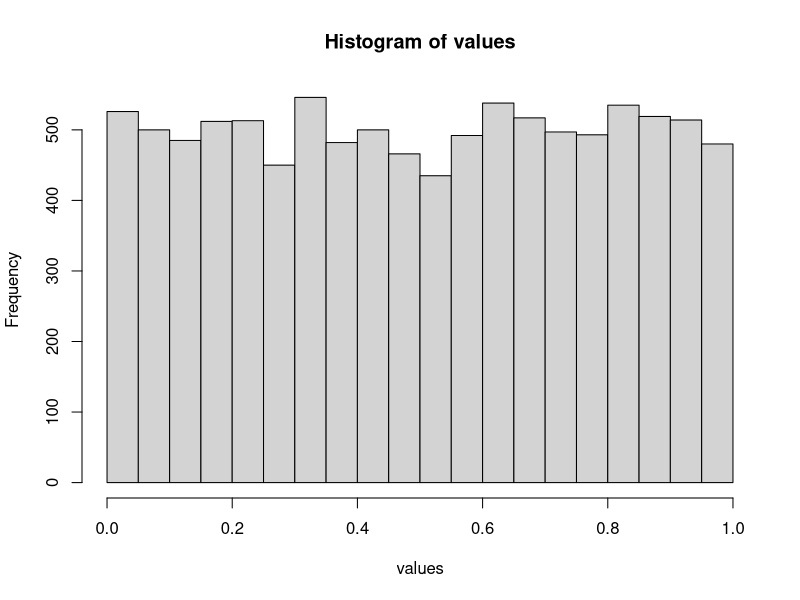
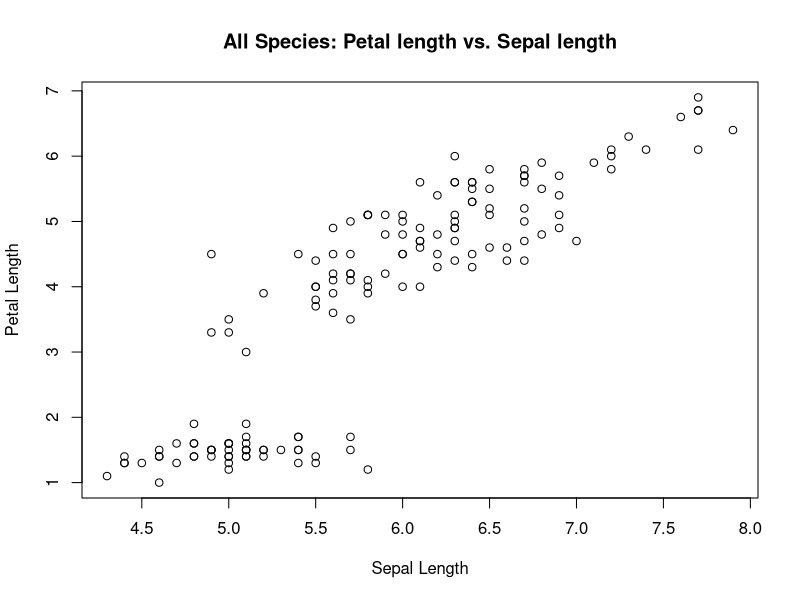
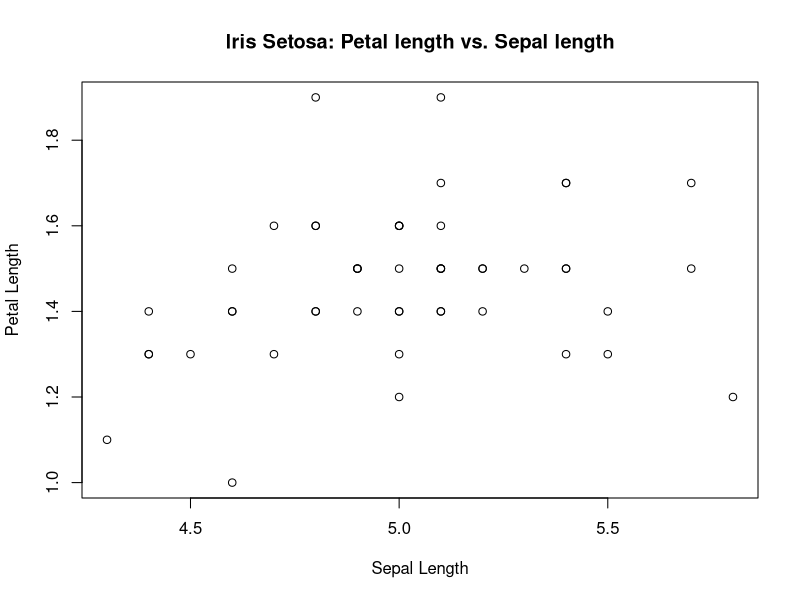
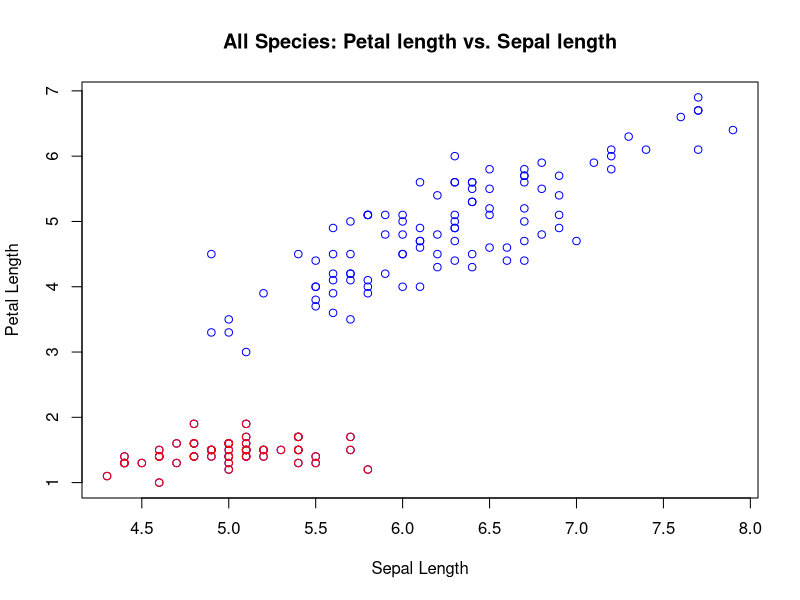
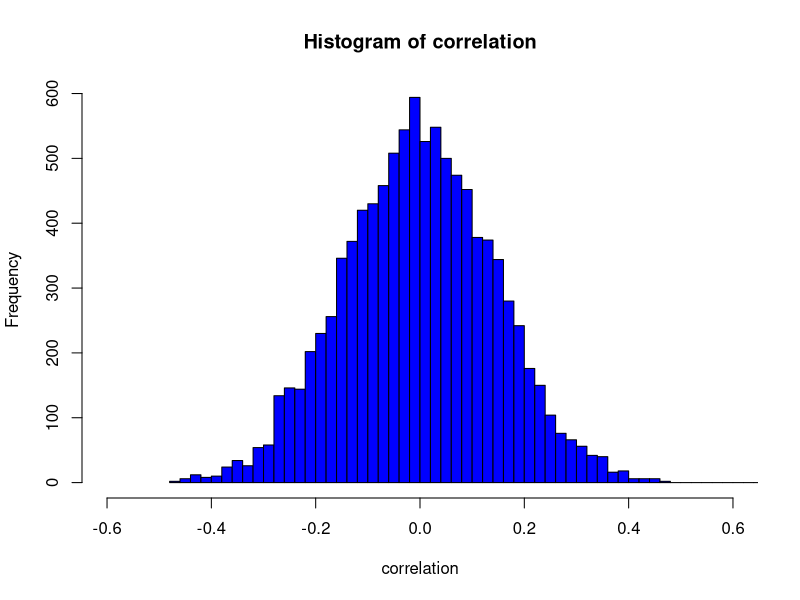
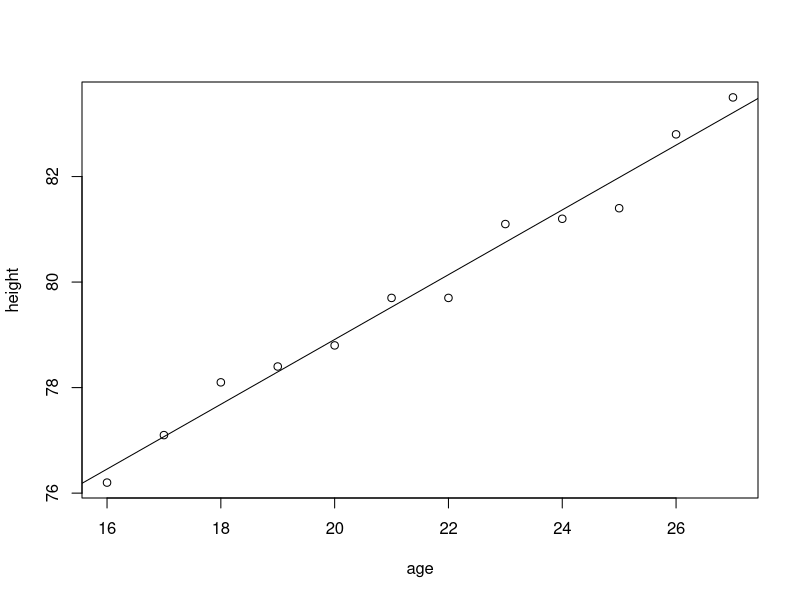
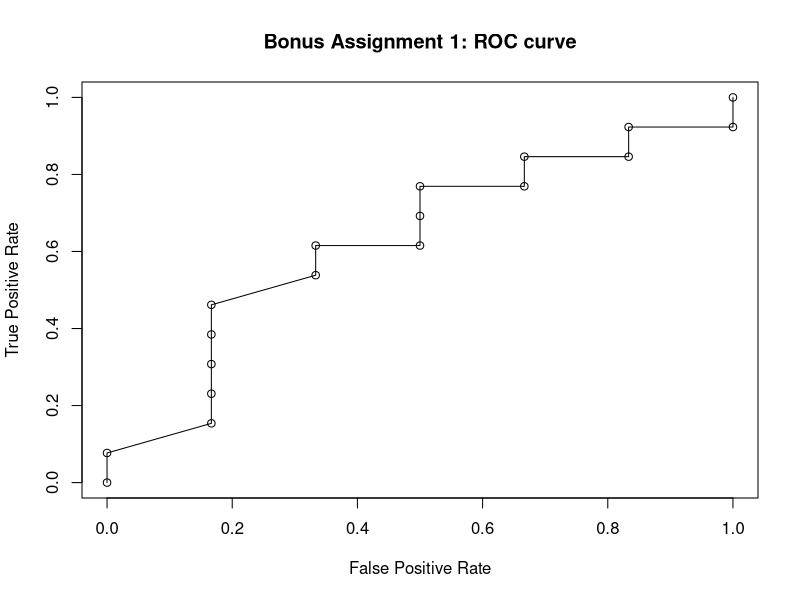

R code for these plots, in order:
# 1a
metrics <- function(values) {
  print(mean(values))
  print(median(values))
  print(var(values))
}
 
print("-- 1a --")
values <- c(0.03, 0.04, 0.05, 0.49, 0.50, 0.59, 0.66, 0.72, 0.83, 1.17)
metrics(values)

#1b
print("-- 1b --")
metrics(runif(100, 0, 2))

#1c
values = runif(10000, 0, 1)
hist(values, breaks=20)

#2
print("-- 2 --")
geyser_metrics <- function(values) {
  print(min(values))
  print(max(values))
  mean <- mean(values) 
  print(mean)
  median <- median(values)
  print(median)
  print(abs(mean - median))
}

geyser_metrics(faithful$eruptions)
geyser_metrics(faithful$waiting)

#3a
print("-- 3a --")
library("plyr") 

iris = read.csv("iris.data")

uniqueSpecies <- length(unique(iris$Species))
cat("# unique species", uniqueSpecies, Sep="\n")

speciesCount <- count(iris, "Species")
print(speciesCount)

#3b
plot(iris$Sepal.length, iris$Petal.length, main="All Species: Petal length vs. Sepal length", xlab="Sepal Length", ylab="Petal Length")

#3c
setosa <- subset(iris, Species == "Iris-setosa")
plot(setosa$Sepal.length, setosa$Petal.length, main="Iris Setosa: Petal length vs. Sepal length", xlab="Sepal Length", ylab="Petal Length")

#3d
plot(iris$Sepal.length, iris$Petal.length, main="All Species: Petal length vs. Sepal length", xlab="Sepal Length", ylab="Petal Length", col="blue")
points(setosa$Sepal.length, setosa$Petal.length, col="red")

#4
m <- matrix(runif(50* 100), 50, 100)
correlation <- cor(m)
# Two or one histograms for this task?
hist(correlation, breaks=100, xlim=range(-0.6, 0.6), col="blue")

#5 
age <- c(16, 17, 18, 19, 20, 21, 22, 23, 24, 25, 26, 27)
height <- c(76.2, 77.1, 78.1, 78.4, 78.8, 79.7, 79.7, 81.1, 81.2, 81.4, 82.8, 83.5)
plot(height~age)
abline(lm(height~age))

# Bonus task 1
totalPositives = 13
totalNegatives = 6
truePositives = c(0, 1, 2, 3, 4, 5, 6, 7, 8, 8, 9, 10, 10, 11, 11, 12, 12, 13)
falsePositives = c(0, 0, 1, 1, 1, 1, 1, 2, 2, 3, 3, 3, 4, 4, 5, 5, 6, 6)

tpRate = truePositives / totalPositives
fpRate = falsePositives / totalNegatives

plot(fpRate, tpRate,
     main="Bonus Assignment 1: ROC curve",
     xlab="False Positive Rate",
     ylab="True Positive Rate")
lines(fpRate, tpRate)
